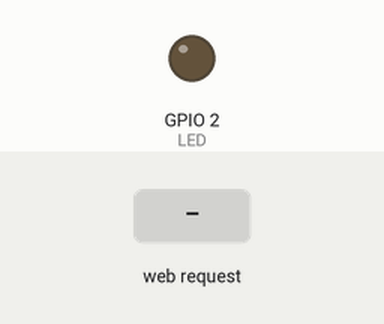
The sketch below on a simulated ESP8266 (NodeMCU). Shown: output pins drawn as LEDs (lit = HIGH). Inputs (shaded band) come from the test bench. WiFi joins after 1.5 s; servers stay silent unless stated; what the sketch prints to the serial monitor is not drawn.

Above: at 2.7 s.
2.8 s: HTTP request GET /ledon received
At 4.0 s:
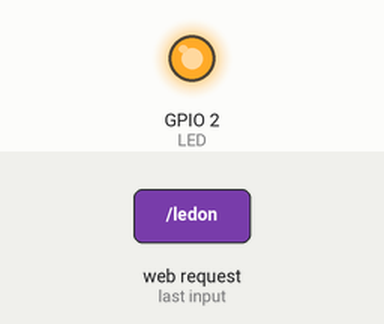
4.3 s: HTTP request GET /ledoff received
At 5.2 s:
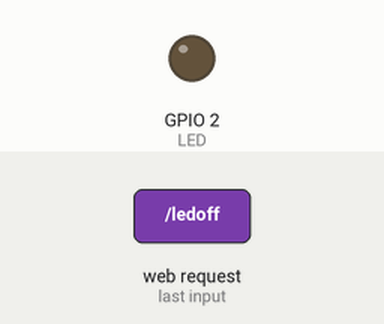
Timing chart, 0 to 7.3 s (numbered marks = the images above; inputs shaded):
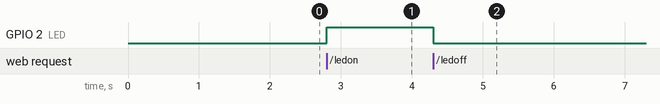

Measured:
- after the input at 2.8 s, GPIO 2 (LED): LOW → HIGH at once
- after the input at 4.3 s, GPIO 2 (LED): HIGH → LOW at once

The sketch:

NodeMCU-WEB-PAGE.ino
```cpp
#include <ESP8266WiFi.h>
#define LED 2
const char* ssid = "*******";//put your ssid here
const char* password = "********";//put your password here
unsigned char status_led=0;
WiFiServer server(80);

void setup() {
  Serial.begin(115200);
  pinMode(LED, OUTPUT);
  Serial.print("Connecting to ");
  Serial.println(ssid);
  WiFi.begin(ssid, password);
  while (WiFi.status() != WL_CONNECTED)
  {
    delay(500);
    Serial.print(".");
  }
  Serial.println("");
  Serial.println("WiFi connected");
  server.begin();
  Serial.println("Server started");
  Serial.println(WiFi.localIP());
}

void loop() {
  WiFiClient client = server.available();
  if (!client) {
    return;
  }

  Serial.println("new client");
  while(!client.available())
  {
    delay(1);
  }
  String req = client.readStringUntil('\r');
  Serial.println(req);
  client.flush();
  if (req.indexOf("/ledoff") != -1)
  {
    status_led=0;
    digitalWrite(LED,LOW);
    Serial.println("LED OFF");
  }
  else if(req.indexOf("/ledon") != -1)
  {
    status_led=1;
    digitalWrite(LED,HIGH);
    Serial.println("LED ON");
  }
  String web = "HTTP/1.1 200 OK\r\nContent-Type: text/html\r\n\r\n";
  web += "<html>\r\n";
  web += "<body>\r\n";
  web += "<h1>LED Status</h1>\r\n";
  web += "<p>\r\n";
  if(status_led==1)
      web += "LED Off\r\n";
  else
      web += "LED On\r\n";
  web += "</p>\r\n";
  web += "</p>\r\n";
  web += "<a href=\"/ledon\">\r\n";
  web += "<button>LED Off</button >\r\n";
  web += "</a>\r\n";
  web += "</p>\r\n";

  web += "<a href=\"/ledoff\">\r\n";
  web += "<button>LED On</button >\r\n";
  web += "</a>\r\n";

  web += "</body>\r\n";
  web += "</html>\r\n";

  client.print(web);
}
```
